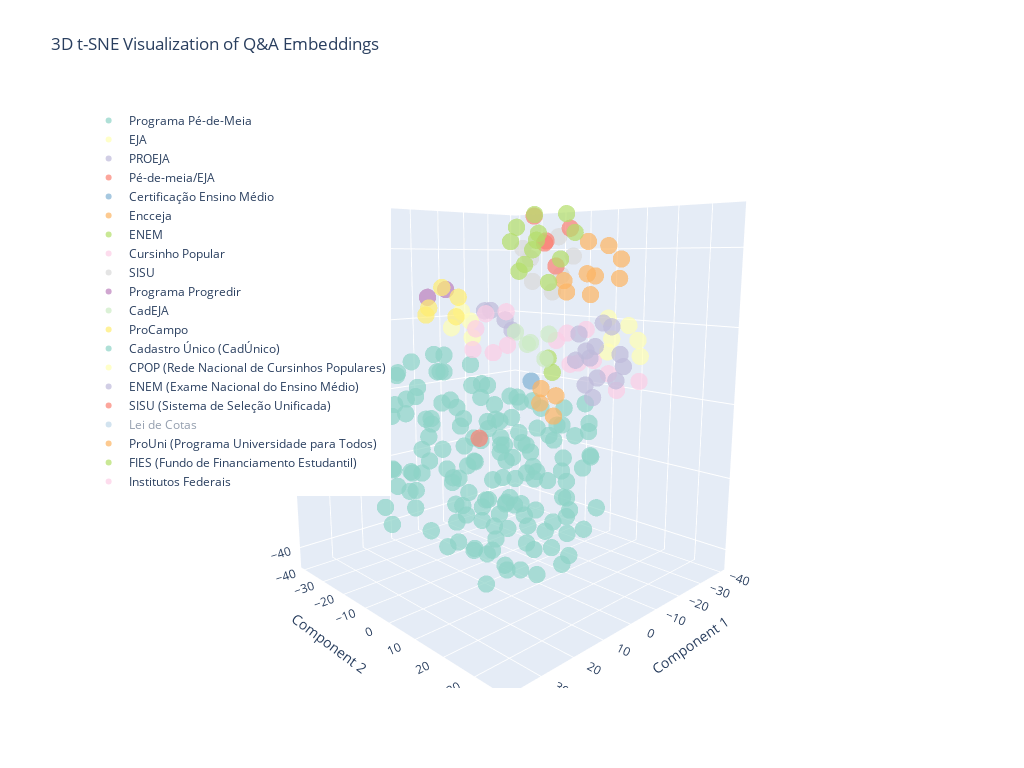

Notebook source saved alongside this figure:
### Markdown cell above
### Plots 3D

### Code cell
create_3d_plot(embeddings_3d_tsne, embeddings_df, "3D t-SNE Visualization of Q&A Embeddings")

### Figure 1 — Plotly figure (JSON) as saved in the notebook; plotly's stock layout.template omitted (floating-point values rounded to 4 significant figures; data arrays with more than 128 entries replaced by an {"elided": "..."} marker saying what was removed)
{"data": [{"hovertemplate": "%{text}<extra></extra>", "marker": {"color": "rgb(141,211,199)", "opacity": 0.7, "size": 6}, "mode": "markers", "name": "Programa Pé-de-Meia", "text": {"elided": "145 str values"}, "type": "scatter3d", "x": {"elided": "145 float values"}, "y": {"elided": "145 float values"}, "z": {"elided": "145 float values"}}, {"hovertemplate": "%{text}<extra></extra>", "marker": {"color": "rgb(255,255,179)", "opacity": 0.7, "size": 6}, "mode": "markers", "name": "EJA", "text": ["Programa: EJA<br>Tópico: Educação de Jovens e Adultos<br>Pergunta: O que é EJA?", "Programa: EJA<br>Tópico: Educação de Jovens e Adultos<br>Pergunta: Quem pode participar do EJA?", "Programa: EJA<br>Tópico: Educação de Jovens e Adultos<br>Pergunta: Como funciona o EJA?", "Programa: EJA<br>Tópico: Educação de Jovens e Adultos<br>Pergunta: Onde encontrar o EJA?"], "type": "scatter3d", "x": [-6.364, -8.648, -12.05, -6.184], "y": [-32.17, -25.65, -30.33, -27.28], "z": [17.51, 14.94, 19.21, 22.45]}, {"hovertemplate": "%{text}<extra></extra>", "marker": {"color": "rgb(190,186,218)", "opacity": 0.7, "size": 6}, "mode": "markers", "name": "PROEJA", "text": ["Programa: PROEJA<br>Tópico: Educação de Jovens e Adultos<br>Pergunta: Como o EJA pode me preparar para o mercado de trabalho?", "Programa: PROEJA<br>Tópico: Educação de Jovens e Adultos<br>Pergunta: Quais são as instituições que ofertam os cursos?", "Programa: PROEJA<br>Tópico: Educação de Jovens e Adultos<br>Pergunta: Como é feita a seleção para os cursos Proeja?", "Programa: PROEJA<br>Tópico: Educação de Jovens e Adultos<br>Pergunta: Eu já concluí o ensino médio, posso cursar o Proeja ?"], "type": "scatter3d", "x": [-13.88, -6.923, -12.32, -17.16], "y": [-23.44, -18.32, -15.73, -18.0], "z": [22.61, 23.11, 20.46, 17.05]}, {"hovertemplate": "%{text}<extra></extra>", "marker": {"color": "rgb(251,128,114)", "opacity": 0.7, "size": 6}, "mode": "markers", "name": "Pé-de-meia/EJA", "text": ["Programa: Pé-de-meia/EJA<br>Tópico: Educação de Jovens e Adultos<br>Pergunta: Alunos da EJA têm direito ao recebimento do Pé de Meia?"], "type": "scatter3d", "x": [6.897], "y": [-5.313], "z": [-8.406]}, {"hovertemplate": "%{text}<extra></extra>", "marker": {"color": "rgb(128,177,211)", "opacity": 0.7, "size": 6}, "mode": "markers", "name": "Certificação Ensino Médio", "text": ["Programa: Certificação Ensino Médio<br>Tópico: Educação Básica<br>Pergunta: Como ter acesso a certificação do ensino médio?"], "type": "scatter3d", "x": [-20.27], "y": [-13.21], "z": [2.42]}, {"hovertemplate": "%{text}<extra></extra>", "marker": {"color": "rgb(253,180,98)", "opacity": 0.7, "size": 6}, "mode": "markers", "name": "Encceja", "text": ["Programa: Encceja<br>Tópico: Educação Básica<br>Pergunta: O que é Encceja?", "Programa: Encceja<br>Tópico: Educação Básica<br>Pergunta: Para que serve o Encceja?", "Programa: Encceja<br>Tópico: Educação Básica<br>Pergunta: Como obter o certificado de conclusão da educação básica através do Encceja?", "Programa: Encceja<br>Tópico: Educação Básica<br>Pergunta: Onde e quando acontecem as inscrições e provas?"], "type": "scatter3d", "x": [-30.46, -34.74, -27.14, -29.39], "y": [-19.37, -16.63, -15.74, -12.62], "z": [-6.449, -4.361, -1.012, -9.333]}, {"hovertemplate": "%{text}<extra></extra>", "marker": {"color": "rgb(179,222,105)", "opacity": 0.7, "size": 6}, "mode": "markers", "name": "ENEM", "text": ["Programa: ENEM<br>Tópico: Educação Básica<br>Pergunta: Como obter o certificado do Ensino Médio através do ENEM?", "Programa: ENEM<br>Tópico: Educação Básica<br>Pergunta: Conseguir alcançar a pontuação necessária para o certificado, como posso emiti-lo?"], "type": "scatter3d", "x": [-25.82, -28.48], "y": [-10.02, -14.18], "z": [4.709, 8.223]}, {"hovertemplate": "%{text}<extra></extra>", "marker": {"color": "rgb(252,205,229)", "opacity": 0.7, "size": 6}, "mode": "markers", "name": "Cursinho Popular", "text": ["Programa: Cursinho Popular<br>Tópico: Educação Básica<br>Pergunta: O que é o CPOP?", "Programa: Cursinho Popular<br>Tópico: Educação Básica<br>Pergunta: O que a CPOP fornece para os alunos de cursinhos populares?", "Programa: Cursinho Popular<br>Tópico: Educação Básica<br>Pergunta: Quem pode ser estudante do CPOP?", "Programa: Cursinho Popular<br>Tópico: Educação Básica<br>Pergunta: Quanto é a bolsa para o estudante do cursinho popular selecionado?", "Programa: Cursinho Popular<br>Tópico: Preparação para acesso ao Ensino Superior<br>Pergunta: O que é um Cursinho Popular?", "Programa: Cursinho Popular<br>Tópico: Preparação para acesso ao Ensino Superior<br>Pergunta: Quem tem direito a fazer Cursinho Popular?", "Programa: Cursinho Popular<br>Tópico: Preparação para acesso ao Ensino Superior<br>Pergunta: Por que o Cursinho Popular é importante?", "Programa: Cursinho Popular<br>Tópico: Preparação para acesso ao Ensino Superior<br>Pergunta: Quando é possível se inscrever no Cursinho Popular?", "Programa: Cursinho Popular<br>Tópico: Preparação para acesso ao Ensino Superior<br>Pergunta: Como se inscrever para o Cursinho Popular?"], "type": "scatter3d", "x": [-3.356, 2.435, -4.022, 7.38, -0.3999, -5.314, -7.257, -0.2856, 2.151], "y": [36.8, 32.7, 30.13, 25.85, 21.55, 19.66, 20.48, 14.67, 20.22], "z": [10.48, 12.4, 7.506, 14.29, 13.32, 20.69, 13.14, 18.08, 20.4]}, {"hovertemplate": "%{text}<extra></extra>", "marker": {"color": "rgb(217,217,217)", "opacity": 0.7, "size": 6}, "mode": "markers", "name": "SISU", "text": ["Programa: SISU<br>Tópico: Acesso ao Ensino Superior<br>Pergunta: O que é o SISU?", "Programa: SISU<br>Tópico: Acesso ao Ensino Superior<br>Pergunta: Quem pode se inscrever no SISU?", "Programa: SISU<br>Tópico: Acesso ao Ensino Superior<br>Pergunta: Posso escolher qual semestre irei cursar?", "Programa: SISU<br>Tópico: Acesso ao Ensino Superior<br>Pergunta: O candidato que participou do Sisu em edições anteriores e foi selecionado pode concorrer nesta edição?", "Programa: SISU<br>Tópico: Acesso ao Ensino Superior<br>Pergunta: O candidato matriculado em instituição de educação superior pode concorrer no processo seletivo desta edição do Sisu?", "Programa: SISU<br>Tópico: Acesso ao Ensino Superior<br>Pergunta: É cobrada alguma taxa para a realização da inscrição?", "Programa: SISU<br>Tópico: Acesso ao Ensino Superior<br>Pergunta: Quais os documentos necessários para fazer a inscrição no Sisu?"], "type": "scatter3d", "x": [-10.67, -23.59, -10.62, -20.97, -25.34, -25.52, -18.36], "y": [-7.16, -0.6848, -3.473, -5.86, -6.587, -7.856, -11.88], "z": [39.93, 37.94, 31.39, 28.23, 32.7, 43.29, 37.31]}, {"hovertemplate": "%{text}<extra></extra>", "marker": {"color": "rgb(188,128,189)", "opacity": 0.7, "size": 6}, "mode": "markers", "name": "Programa Progredir", "text": ["Programa: Programa Progredir<br>Tópico: Acesso a emprego<br>Pergunta: O que é o Programa Progredir?", "Programa: Programa Progredir<br>Tópico: Acesso a emprego<br>Pergunta: Quem pode participar do Programa Progredir?"], "type": "scatter3d", "x": [10.8, 7.182], "y": [-20.82, -17.71], "z": [27.36, 29.36]}, {"hovertemplate": "%{text}<extra></extra>", "marker": {"color": "rgb(204,235,197)", "opacity": 0.7, "size": 6}, "mode": "markers", "name": "CadEJA", "text": ["Programa: CadEJA<br>Tópico: Preparação para acesso ao Ensino Superior<br>Pergunta: O que é o CadEJA?", "Programa: CadEJA<br>Tópico: Preparação para acesso ao Ensino Superior<br>Pergunta: Quem tem direito a acessar o CADEJA?", "Programa: CadEJA<br>Tópico: Preparação para acesso ao Ensino Superior<br>Pergunta: Por que o CADEJA é importante?", "Programa: CadEJA<br>Tópico: Preparação para acesso ao Ensino Superior<br>Pergunta: Quando é possível se inscrever no CADEJA?", "Programa: CadEJA<br>Tópico: Preparação para acesso ao Ensino Superior<br>Pergunta: Como se inscrever no CadEJA?"], "type": "scatter3d", "x": [-10.48, -11.28, -10.99, -4.728, -5.486], "y": [-5.148, 2.021, 0.9307, 1.685, -4.606], "z": [14.61, 17.82, 11.19, 16.1, 18.29]}, {"hovertemplate": "%{text}<extra></extra>", "marker": {"color": "rgb(255,237,111)", "opacity": 0.7, "size": 6}, "mode": "markers", "name": "ProCampo", "text": ["Programa: ProCampo<br>Tópico: Formação de professores<br>Pergunta: O que é o ProCampo?", "Programa: ProCampo<br>Tópico: Formação de professores<br>Pergunta: Quem tem direito a fazer ProCampo?", "Programa: ProCampo<br>Tópico: Formação de professores<br>Pergunta: Por que o ProCampo é importante?", "Programa: ProCampo<br>Tópico: Formação de professores<br>Pergunta: Quando é possível se inscrever no ProCampo?", "Programa: ProCampo<br>Tópico: Formação de professores<br>Pergunta: Como se inscrever para o ProCampo?"], "type": "scatter3d", "x": [20.31, 20.39, 24.66, 13.83, 17.2], "y": [-7.953, -2.707, -3.382, -4.658, -1.504], "z": [25.64, 30.67, 24.44, 28.09, 23.76]}, {"hovertemplate": "%{text}<extra></extra>", "marker": {"color": "rgb(141,211,199)", "opacity": 0.7, "size": 6}, "mode": "markers", "name": "Cadastro Único (CadÚnico)", "text": ["Programa: Cadastro Único (CadÚnico)<br>Tópico: Educação Básica<br>Pergunta: O que é o Cadastro Único (CadÚnico)?", "Programa: Cadastro Único (CadÚnico)<br>Tópico: Educação Básica<br>Pergunta: Por que o Cadastro Único é importante para um estudante?", "Programa: Cadastro Único (CadÚnico)<br>Tópico: Educação Básica<br>Pergunta: Como minha família se inscreve no Cadastro Único?"], "type": "scatter3d", "x": [-13.51, -17.1, -9.272], "y": [-19.61, -18.88, -19.83], "z": [-38.11, -33.56, -32.57]}, {"hovertemplate": "%{text}<extra></extra>", "marker": {"color": "rgb(255,255,179)", "opacity": 0.7, "size": 6}, "mode": "markers", "name": "CPOP (Rede Nacional de Cursinhos Populares)", "text": ["Programa: CPOP (Rede Nacional de Cursinhos Populares)<br>Tópico: Acesso ao Ensino Superior<br>Pergunta: O que é um cursinho popular?", "Programa: CPOP (Rede Nacional de Cursinhos Populares)<br>Tópico: Acesso ao Ensino Superior<br>Pergunta: O que é a Rede Nacional de Cursinhos Populares (CPOP)?", "Programa: CPOP (Rede Nacional de Cursinhos Populares)<br>Tópico: Acesso ao Ensino Superior<br>Pergunta: Como um cursinho entra para a CPOP?", "Programa: CPOP (Rede Nacional de Cursinhos Populares)<br>Tópico: Acesso ao Ensino Superior<br>Pergunta: Como sei os cursinhos populares que fazem parte da CPOP?", "Programa: CPOP (Rede Nacional de Cursinhos Populares)<br>Tópico: Acesso ao Ensino Superior<br>Pergunta: Sou aluno e quero participar de um cursinho da CPOP?", "Programa: CPOP (Rede Nacional de Cursinhos Populares)<br>Tópico: Acesso ao Ensino Superior<br>Pergunta: Os alunos de cursinhos da CPOP recebem algum apoio?"], "type": "scatter3d", "x": [-3.033, -9.199, -8.277, -4.149, -1.538, 3.229], "y": [28.03, 32.71, 29.9, 35.59, 29.18, 34.01], "z": [16.3, 15.13, 22.11, 19.48, 24.16, 20.25]}, {"hovertemplate": "%{text}<extra></extra>", "marker": {"color": "rgb(190,186,218)", "opacity": 0.7, "size": 6}, "mode": "markers", "name": "ENEM (Exame Nacional do Ensino Médio)", "text": ["Programa: ENEM (Exame Nacional do Ensino Médio)<br>Tópico: Acesso ao Ensino Superior<br>Pergunta: O que é o ENEM?", "Programa: ENEM (Exame Nacional do Ensino Médio)<br>Tópico: Acesso ao Ensino Superior<br>Pergunta: Para que serve a nota do ENEM?", "Programa: ENEM (Exame Nacional do Ensino Médio)<br>Tópico: Acesso ao Ensino Superior<br>Pergunta: Quem pode fazer a prova do ENEM?", "Programa: ENEM (Exame Nacional do Ensino Médio)<br>Tópico: Acesso ao Ensino Superior<br>Pergunta: Como faço para me inscrever no ENEM?", "Programa: ENEM (Exame Nacional do Ensino Médio)<br>Tópico: Acesso ao Ensino Superior<br>Pergunta: Preciso pagar para fazer o ENEM?", "Programa: ENEM (Exame Nacional do Ensino Médio)<br>Tópico: Acesso ao Ensino Superior<br>Pergunta: Existe isenção da taxa de inscrição do ENEM?", "Programa: ENEM (Exame Nacional do Ensino Médio)<br>Tópico: Acesso ao Ensino Superior<br>Pergunta: Se eu conseguir a isenção da taxa, minha inscrição no ENEM está garantida?", "Programa: ENEM (Exame Nacional do Ensino Médio)<br>Tópico: Acesso ao Ensino Superior<br>Pergunta: Sou aluno de escola pública, minha inscrição no ENEM é automática?", "Programa: ENEM (Exame Nacional do Ensino Médio)<br>Tópico: Acesso ao Ensino Superior<br>Pergunta: Como são as provas do ENEM?", "Programa: ENEM (Exame Nacional do Ensino Médio)<br>Tópico: Acesso ao Ensino Superior<br>Pergunta: Posso usar minha nota do ENEM para estudar fora do Brasil?", "Programa: ENEM (Exame Nacional do Ensino Médio)<br>Tópico: Acesso ao Ensino Superior<br>Pergunta: Não consegui fazer a prova em um dos dias. Posso refazer?", "Programa: ENEM (Exame Nacional do Ensino Médio)<br>Tópico: Acesso ao Ensino Superior<br>Pergunta: O ENEM tem prazo de validade?", "Programa: ENEM (Exame Nacional do Ensino Médio)<br>Tópico: Acesso ao Ensino Superior<br>Pergunta: O que é o programa \"Pé-de-Meia\" e qual a relação com o ENEM?"], "type": "scatter3d", "x": [-30.49, -38.01, -33.84, -26.77, -29.99, -35.89, -33.42, -27.68, -31.89, -39.79, -38.65, -33.46, -25.87], "y": [2.954, 3.824, -2.629, -2.01, -3.665, 0.4039, 5.429, 4.302, -2.573, 3.732, -8.179, 9.775, 5.25], "z": [4.059, 2.491, 8.858, 9.0, 16.09, 19.11, 18.55, 13.38, 1.158, 10.0, 10.01, 7.739, -0.6478]}, {"hovertemplate": "%{text}<extra></extra>", "marker": {"color": "rgb(251,128,114)", "opacity": 0.7, "size": 6}, "mode": "markers", "name": "SISU (Sistema de Seleção Unificada)", "text": ["Programa: SISU (Sistema de Seleção Unificada)<br>Tópico: Acesso ao Ensino Superior<br>Pergunta: O que é o SISU?", "Programa: SISU (Sistema de Seleção Unificada)<br>Tópico: Acesso ao Ensino Superior<br>Pergunta: Quem pode se inscrever no SISU?", "Programa: SISU (Sistema de Seleção Unificada)<br>Tópico: Acesso ao Ensino Superior<br>Pergunta: Como funciona a inscrição no SISU?", "Programa: SISU (Sistema de Seleção Unificada)<br>Tópico: Acesso ao Ensino Superior<br>Pergunta: O que é a \"nota de corte\" do SISU?", "Programa: SISU (Sistema de Seleção Unificada)<br>Tópico: Acesso ao Ensino Superior<br>Pergunta: E se eu não for aprovado na chamada regular do SISU?"], "type": "scatter3d", "x": [-12.91, -18.37, -18.21, -12.53, -19.2], "y": [-1.352, -2.221, -5.834, -4.822, 1.963], "z": [41.25, 35.31, 41.97, 48.23, 45.12]}, {"hovertemplate": "%{text}<extra></extra>", "marker": {"color": "rgb(128,177,211)", "opacity": 0.7, "size": 6}, "mode": "markers", "name": "Lei de Cotas", "text": ["Programa: Lei de Cotas<br>Tópico: Acesso ao Ensino Superior<br>Pergunta: O que é o sistema de cotas?", "Programa: Lei de Cotas<br>Tópico: Acesso ao Ensino Superior<br>Pergunta: Como saber se tenho direito às cotas?", "Programa: Lei de Cotas<br>Tópico: Acesso ao Ensino Superior<br>Pergunta: Onde indico que quero concorrer pelas cotas?"], "type": "scatter3d", "visible": "legendonly", "x": [-22.58, -19.09, -19.07], "y": [20.08, 15.42, 20.42], "z": [16.96, 18.87, 22.42]}, {"hovertemplate": "%{text}<extra></extra>", "marker": {"color": "rgb(253,180,98)", "opacity": 0.7, "size": 6}, "mode": "markers", "name": "ProUni (Programa Universidade para Todos)", "text": ["Programa: ProUni (Programa Universidade para Todos)<br>Tópico: Acesso ao Ensino Superior<br>Pergunta: O que é o ProUni?", "Programa: ProUni (Programa Universidade para Todos)<br>Tópico: Acesso ao Ensino Superior<br>Pergunta: Quem pode se inscrever no ProUni?", "Programa: ProUni (Programa Universidade para Todos)<br>Tópico: Acesso ao Ensino Superior<br>Pergunta: Qual o critério de renda para o ProUni?", "Programa: ProUni (Programa Universidade para Todos)<br>Tópico: Acesso ao Ensino Superior<br>Pergunta: Fui pré-selecionado no ProUni, isso garante minha bolsa?", "Programa: ProUni (Programa Universidade para Todos)<br>Tópico: Acesso ao Ensino Superior<br>Pergunta: Consegui uma bolsa de 50% do ProUni, mas não posso pagar o resto. O que faço?", "Programa: ProUni (Programa Universidade para Todos)<br>Tópico: Acesso ao Ensino Superior<br>Pergunta: Posso escolher qualquer curso no ProUni?", "Programa: ProUni (Programa Universidade para Todos)<br>Tópico: Acesso ao Ensino Superior<br>Pergunta: Posso me inscrever no ProUni e no Fies ao mesmo tempo?", "Programa: ProUni (Programa Universidade para Todos)<br>Tópico: Acesso ao Ensino Superior<br>Pergunta: E se eu perder o prazo de comprovação de documentos?", "Programa: ProUni (Programa Universidade para Todos)<br>Tópico: Acesso ao Ensino Superior<br>Pergunta: Quem já tem diploma pode participar do ProUni?"], "type": "scatter3d", "x": [-16.96, -20.62, -24.51, -22.59, -19.31, -14.26, -7.882, -13.32, -23.92], "y": [12.57, 6.851, 14.47, 12.19, 18.83, 5.328, 10.06, 13.12, 5.341], "z": [32.97, 33.4, 32.24, 40.56, 37.19, 28.79, 31.93, 41.45, 27.77]}, {"hovertemplate": "%{text}<extra></extra>", "marker": {"color": "rgb(179,222,105)", "opacity": 0.7, "size": 6}, "mode": "markers", "name": "FIES (Fundo de Financiamento Estudantil)", "text": ["Programa: FIES (Fundo de Financiamento Estudantil)<br>Tópico: Acesso ao Ensino Superior<br>Pergunta: O que é o FIES?", "Programa: FIES (Fundo de Financiamento Estudantil)<br>Tópico: Acesso ao Ensino Superior<br>Pergunta: Qual a diferença entre FIES e ProUni?", "Programa: FIES (Fundo de Financiamento Estudantil)<br>Tópico: Acesso ao Ensino Superior<br>Pergunta: Quais os requisitos para pedir o FIES?", "Programa: FIES (Fundo de Financiamento Estudantil)<br>Tópico: Acesso ao Ensino Superior<br>Pergunta: Como funciona o processo para conseguir o FIES?", "Programa: FIES (Fundo de Financiamento Estudantil)<br>Tópico: Acesso ao Ensino Superior<br>Pergunta: Posso me inscrever no Fies e no Prouni ao mesmo tempo?", "Programa: FIES (Fundo de Financiamento Estudantil)<br>Tópico: Acesso ao Ensino Superior<br>Pergunta: Posso financiar qualquer curso no Fies?", "Programa: FIES (Fundo de Financiamento Estudantil)<br>Tópico: Acesso ao Ensino Superior<br>Pergunta: Preciso ter fiador para o Fies?", "Programa: FIES (Fundo de Financiamento Estudantil)<br>Tópico: Acesso ao Ensino Superior<br>Pergunta: Como funcionam os pagamentos durante o curso?", "Programa: FIES (Fundo de Financiamento Estudantil)<br>Tópico: Acesso ao Ensino Superior<br>Pergunta: E se eu perder o prazo de comprovação de documentos?", "Programa: FIES (Fundo de Financiamento Estudantil)<br>Tópico: Acesso ao Ensino Superior<br>Pergunta: Posso adiantar parcelas do Fies?", "Programa: FIES (Fundo de Financiamento Estudantil)<br>Tópico: Acesso ao Ensino Superior<br>Pergunta: E se eu desistir do curso?", "Programa: FIES (Fundo de Financiamento Estudantil)<br>Tópico: Acesso ao Ensino Superior<br>Pergunta: Tabela Comparativa: SISU, ProUni e FIES"], "type": "scatter3d", "x": [3.518, -0.563, 6.897, 0.7717, -2.149, 6.286, 7.151, -1.442, -7.629, 0.5908, -2.322, -4.702], "y": [2.909, 1.656, 8.399, 8.886, 10.26, 10.47, 15.65, 6.065, 13.69, 16.51, 15.59, 2.329], "z": [41.28, 34.19, 44.39, 41.56, 31.62, 35.96, 42.84, 47.7, 43.46, 37.17, 47.53, 39.45]}, {"hovertemplate": "%{text}<extra></extra>", "marker": {"color": "rgb(252,205,229)", "opacity": 0.7, "size": 6}, "mode": "markers", "name": "Institutos Federais", "text": ["Programa: Institutos Federais<br>Tópico: Formação técnica<br>Pergunta: Posso fazer um curso técnico depois do ensino médio?", "Programa: Institutos Federais<br>Tópico: Formação técnica<br>Pergunta: Onde encontro cursos técnicos gratuitos perto de mim?", "Programa: Institutos Federais<br>Tópico: Formação técnica<br>Pergunta: Posso fazer um curso técnico sem ter feito o Enem?", "Programa: Institutos Federais<br>Tópico: Formação técnica<br>Pergunta: Quanto tempo dura um curso técnico?", "Programa: Institutos Federais<br>Tópico: Formação técnica<br>Pergunta: Que áreas de cursos técnicos posso fazer?", "Programa: Institutos Federais<br>Tópico: Formação técnica<br>Pergunta: Existe bolsa ou ajuda de custo para quem faz curso técnico?"], "type": "scatter3d", "x": [25.46, 19.5, 19.1, 28.25, 23.54, 21.31], "y": [18.18, 13.94, 17.68, 17.19, 12.79, 20.41], "z": [25.96, 16.85, 26.03, 18.58, 22.32, 19.21]}], "layout": {"height": 768, "legend": {"x": 0.01, "xanchor": "left", "y": 0.99, "yanchor": "top"}, "scene": {"aspectmode": "auto", "aspectratio": {"x": 0.9481, "y": 0.9407, "z": 1.121}, "camera": {"center": {"x": 0, "y": 0, "z": 0}, "eye": {"x": 1.461, "y": 1.507, "z": 0.3995}, "projection": {"type": "perspective"}, "up": {"x": 0, "y": 0, "z": 1}}, "xaxis": {"title": {"text": "Component 1"}, "type": "linear"}, "yaxis": {"title": {"text": "Component 2"}, "type": "linear"}, "zaxis": {"title": {"text": "Component 3"}, "type": "linear"}}, "title": {"text": "3D t-SNE Visualization of Q&A Embeddings"}, "width": 1024}}
